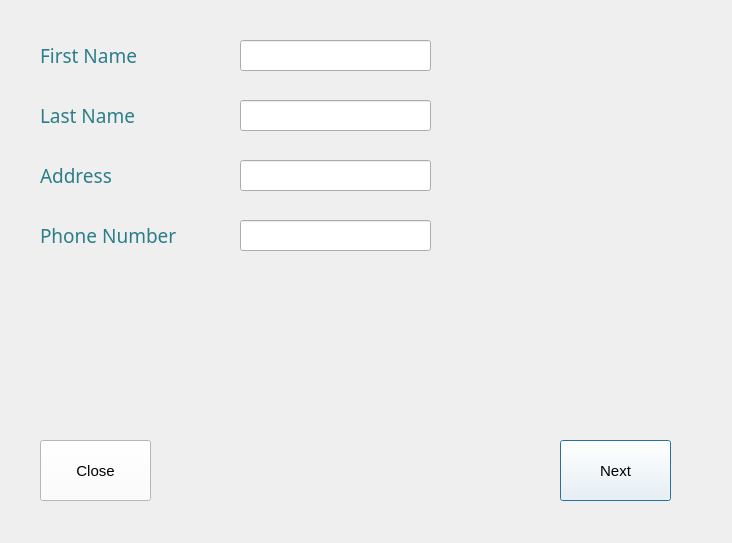
<?xml version="1.0" encoding="UTF-8"?>
<ui version="4.0">
 <class>Dialog</class>
 <widget class="QDialog" name="Dialog">
  <property name="geometry">
   <rect>
    <x>0</x>
    <y>0</y>
    <width>732</width>
    <height>543</height>
   </rect>
  </property>
  <property name="windowTitle">
   <string>Dialog</string>
  </property>
  <widget class="QLineEdit" name="lineEdit">
   <property name="geometry">
    <rect>
     <x>240</x>
     <y>40</y>
     <width>191</width>
     <height>31</height>
    </rect>
   </property>
   <property name="font">
    <font>
     <family>Segoe UI</family>
     <pointsize>14</pointsize>
    </font>
   </property>
   <property name="styleSheet">
    <string notr="true">
QLineEdit:hover{background:rgb(245, 245, 245)}
</string>
   </property>
   <property name="text">
    <string/>
   </property>
  </widget>
  <widget class="QLabel" name="label_1">
   <property name="geometry">
    <rect>
     <x>40</x>
     <y>40</y>
     <width>181</width>
     <height>31</height>
    </rect>
   </property>
   <property name="font">
    <font>
     <family>Bahnschrift SemiBold</family>
     <pointsize>14</pointsize>
    </font>
   </property>
   <property name="styleSheet">
    <string notr="true">QLabel {color: rgb(43,126,136)}
</string>
   </property>
   <property name="text">
    <string>First Name</string>
   </property>
  </widget>
  <widget class="QLabel" name="label_2">
   <property name="geometry">
    <rect>
     <x>40</x>
     <y>100</y>
     <width>181</width>
     <height>31</height>
    </rect>
   </property>
   <property name="font">
    <font>
     <family>Bahnschrift SemiBold</family>
     <pointsize>14</pointsize>
    </font>
   </property>
   <property name="styleSheet">
    <string notr="true">QLabel {color: rgb(43,126,136)}</string>
   </property>
   <property name="text">
    <string>Last Name</string>
   </property>
  </widget>
  <widget class="QLineEdit" name="lineEdit2">
   <property name="geometry">
    <rect>
     <x>240</x>
     <y>100</y>
     <width>191</width>
     <height>31</height>
    </rect>
   </property>
   <property name="font">
    <font>
     <family>Segoe UI</family>
     <pointsize>14</pointsize>
    </font>
   </property>
   <property name="styleSheet">
    <string notr="true">QLineEdit:hover{background:rgb(245, 245, 245)}</string>
   </property>
  </widget>
  <widget class="QLineEdit" name="lineEdit3">
   <property name="geometry">
    <rect>
     <x>240</x>
     <y>160</y>
     <width>191</width>
     <height>31</height>
    </rect>
   </property>
   <property name="font">
    <font>
     <family>Segoe UI</family>
     <pointsize>14</pointsize>
    </font>
   </property>
   <property name="styleSheet">
    <string notr="true">QLineEdit:hover{background:rgb(245, 245, 245)}</string>
   </property>
  </widget>
  <widget class="QLabel" name="label_3">
   <property name="geometry">
    <rect>
     <x>40</x>
     <y>160</y>
     <width>181</width>
     <height>31</height>
    </rect>
   </property>
   <property name="font">
    <font>
     <family>Bahnschrift SemiBold</family>
     <pointsize>14</pointsize>
    </font>
   </property>
   <property name="styleSheet">
    <string notr="true">QLabel {color: rgb(43,126,136)}</string>
   </property>
   <property name="text">
    <string>Address</string>
   </property>
  </widget>
  <widget class="QLabel" name="label3">
   <property name="geometry">
    <rect>
     <x>270</x>
     <y>200</y>
     <width>81</width>
     <height>31</height>
    </rect>
   </property>
   <property name="text">
    <string/>
   </property>
  </widget>
  <widget class="QLabel" name="label_4">
   <property name="geometry">
    <rect>
     <x>40</x>
     <y>220</y>
     <width>201</width>
     <height>31</height>
    </rect>
   </property>
   <property name="font">
    <font>
     <family>Bahnschrift SemiBold</family>
     <pointsize>14</pointsize>
    </font>
   </property>
   <property name="styleSheet">
    <string notr="true">QLabel {color: rgb(43,126,136)}</string>
   </property>
   <property name="text">
    <string>Phone Number</string>
   </property>
  </widget>
  <widget class="QLineEdit" name="lineEdit4">
   <property name="geometry">
    <rect>
     <x>240</x>
     <y>220</y>
     <width>191</width>
     <height>31</height>
    </rect>
   </property>
   <property name="font">
    <font>
     <family>Segoe UI</family>
     <pointsize>14</pointsize>
    </font>
   </property>
   <property name="styleSheet">
    <string notr="true">QLineEdit:hover{background:rgb(245, 245, 245)}</string>
   </property>
  </widget>
  <widget class="QLabel" name="label4">
   <property name="geometry">
    <rect>
     <x>280</x>
     <y>250</y>
     <width>81</width>
     <height>41</height>
    </rect>
   </property>
   <property name="text">
    <string/>
   </property>
  </widget>
  <widget class="QPushButton" name="nextButton">
   <property name="geometry">
    <rect>
     <x>560</x>
     <y>440</y>
     <width>111</width>
     <height>61</height>
    </rect>
   </property>
   <property name="font">
    <font>
     <pointsize>11</pointsize>
    </font>
   </property>
   <property name="styleSheet">
    <string notr="true">QPushButton{background:white}
QPushButton:hover{background:rgb(245, 245, 245)}</string>
   </property>
   <property name="text">
    <string>Next</string>
   </property>
  </widget>
  <widget class="QLabel" name="label5">
   <property name="geometry">
    <rect>
     <x>440</x>
     <y>40</y>
     <width>531</width>
     <height>31</height>
    </rect>
   </property>
   <property name="font">
    <font>
     <family>Segoe MDL2 Assets</family>
     <pointsize>10</pointsize>
     <weight>75</weight>
     <italic>true</italic>
     <bold>true</bold>
    </font>
   </property>
   <property name="styleSheet">
    <string notr="true">QLabel{color:rgb(193,39,45)}</string>
   </property>
   <property name="text">
    <string/>
   </property>
  </widget>
  <widget class="QLabel" name="label6">
   <property name="geometry">
    <rect>
     <x>440</x>
     <y>100</y>
     <width>571</width>
     <height>31</height>
    </rect>
   </property>
   <property name="font">
    <font>
     <family>Segoe MDL2 Assets</family>
     <pointsize>10</pointsize>
     <weight>75</weight>
     <italic>true</italic>
     <bold>true</bold>
    </font>
   </property>
   <property name="styleSheet">
    <string notr="true">QLabel{color:rgb(193,39,45)}</string>
   </property>
   <property name="text">
    <string/>
   </property>
  </widget>
  <widget class="QLabel" name="label7">
   <property name="geometry">
    <rect>
     <x>440</x>
     <y>160</y>
     <width>541</width>
     <height>31</height>
    </rect>
   </property>
   <property name="font">
    <font>
     <family>Segoe MDL2 Assets</family>
     <pointsize>10</pointsize>
     <weight>75</weight>
     <italic>true</italic>
     <bold>true</bold>
    </font>
   </property>
   <property name="styleSheet">
    <string notr="true">QLabel{color:rgb(193,39,45)}</string>
   </property>
   <property name="text">
    <string/>
   </property>
  </widget>
  <widget class="QLabel" name="label8">
   <property name="geometry">
    <rect>
     <x>440</x>
     <y>220</y>
     <width>541</width>
     <height>31</height>
    </rect>
   </property>
   <property name="font">
    <font>
     <family>Segoe MDL2 Assets</family>
     <pointsize>10</pointsize>
     <weight>75</weight>
     <italic>true</italic>
     <bold>true</bold>
    </font>
   </property>
   <property name="styleSheet">
    <string notr="true">QLabel{color:rgb(193,39,45)}</string>
   </property>
   <property name="text">
    <string/>
   </property>
  </widget>
  <widget class="QPushButton" name="pushButton">
   <property name="geometry">
    <rect>
     <x>40</x>
     <y>440</y>
     <width>111</width>
     <height>61</height>
    </rect>
   </property>
   <property name="font">
    <font>
     <pointsize>11</pointsize>
    </font>
   </property>
   <property name="styleSheet">
    <string notr="true">QPushButton{background:white}
QPushButton:hover{background:rgb(245, 245, 245)}</string>
   </property>
   <property name="text">
    <string>Close</string>
   </property>
  </widget>
 </widget>
 <resources/>
 <connections/>
</ui>
